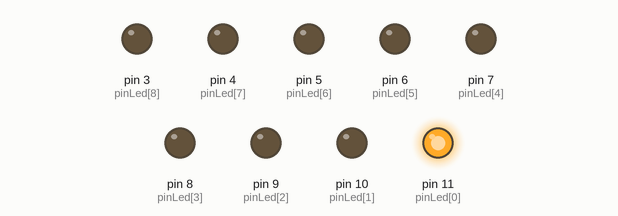
Simulated run of this sketch. Board: Arduino Uno, built with avr-gcc and run on an emulated ATmega328P. Shown: output pins drawn as LEDs (lit = HIGH).

Above: at 0.15 s.
At 0.75 s:
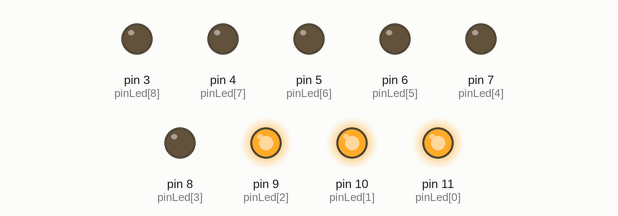
At 1.35 s:
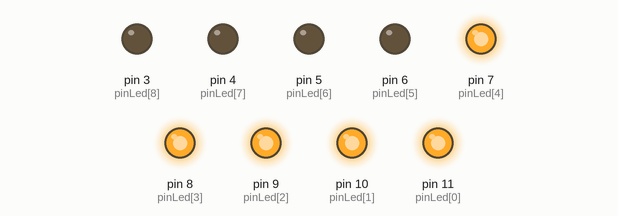
At 2.85 s:
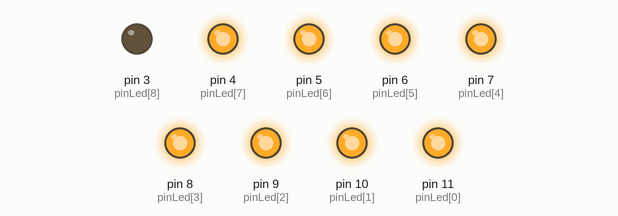
At 4.05 s:
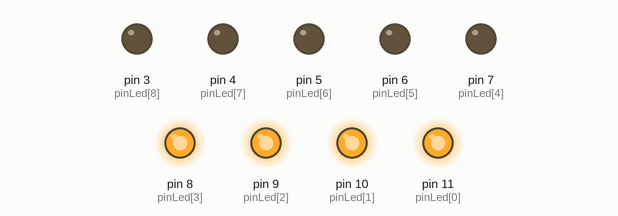
At 5.55 s:
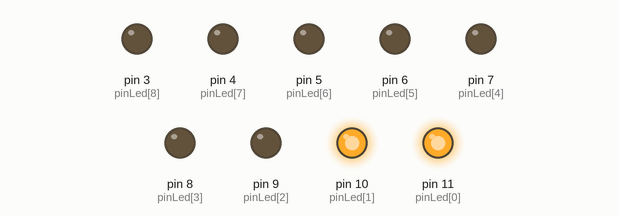
Timing chart, 0 to 5.9 s (numbered marks = the images above):
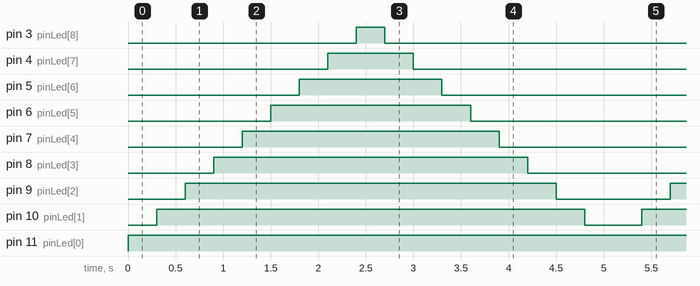

Measured:
- by itself, pin 3 (pinLed[8]): alternates HIGH for 0.30 s and LOW for 4.8 s
- by itself, pin 4 (pinLed[7]): alternates HIGH for 0.90 s and LOW for 4.2 s
- by itself, pin 5 (pinLed[6]): alternates HIGH for 1.5 s and LOW for 3.6 s
- by itself, pin 6 (pinLed[5]): alternates HIGH for 2.1 s and LOW for 3.0 s
- by itself, pin 7 (pinLed[4]): alternates HIGH for 2.7 s and LOW for 2.4 s
- by itself, pin 8 (pinLed[3]): alternates HIGH for 3.3 s and LOW for 1.8 s
- by itself, pin 9 (pinLed[2]): alternates HIGH for 3.9 s and LOW for 1.2 s
- by itself, pin 10 (pinLed[1]): alternates HIGH for 4.5 s and LOW for 0.60 s

The sketch:

led4.ino
```cpp
int pinLed[9] = {11,10,9,8,7,6,5,4,3};
int numLed;

void setup() {
  // put your setup code here, to run once:
  int x;

  for (x = 0; x < 9; x++){
    pinMode(pinLed[x], OUTPUT);
  }
}

void loop() {
  // put your main code here, to run repeatedly:
  numLed = 0;
  while (numLed < 9){
    digitalWrite(pinLed[numLed], HIGH);
    delay(300);
    numLed++;
  }


  numLed = 8;

  while (numLed > 0){
    digitalWrite(pinLed[numLed], LOW);
    delay(300);
    numLed --;
  }
}
```
